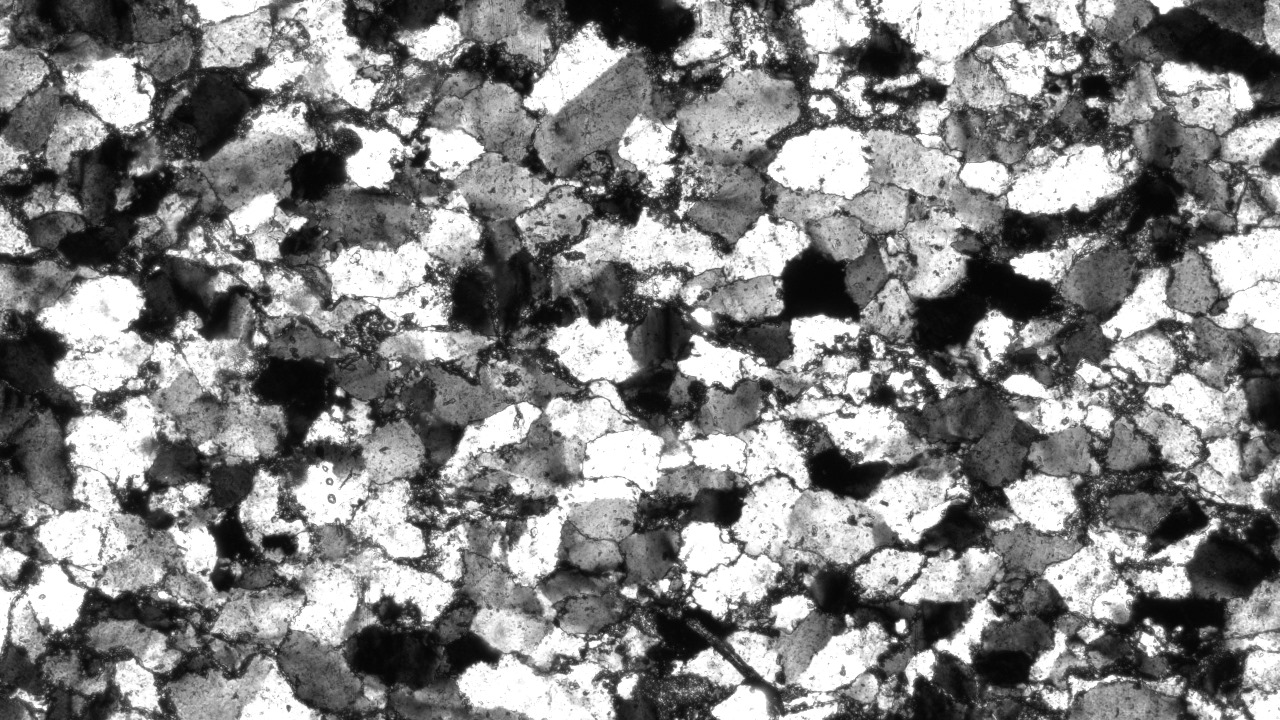
#> input picture 0.jpeg, 1280 x 720 px, found by its file name
$ python hist.py
#> lines starting #> are read from the running program, lines starting #| are printed output that depends on the picture
import cv2 as cv
import matplotlib.pyplot as plt
import numpy as np

img = cv.imread("0.jpeg", cv.IMREAD_GRAYSCALE)
#> img is the input picture: shape (720, 1280); min 0, max 255, mean 130.6
img_gb = cv.GaussianBlur(img, (27,27),35)
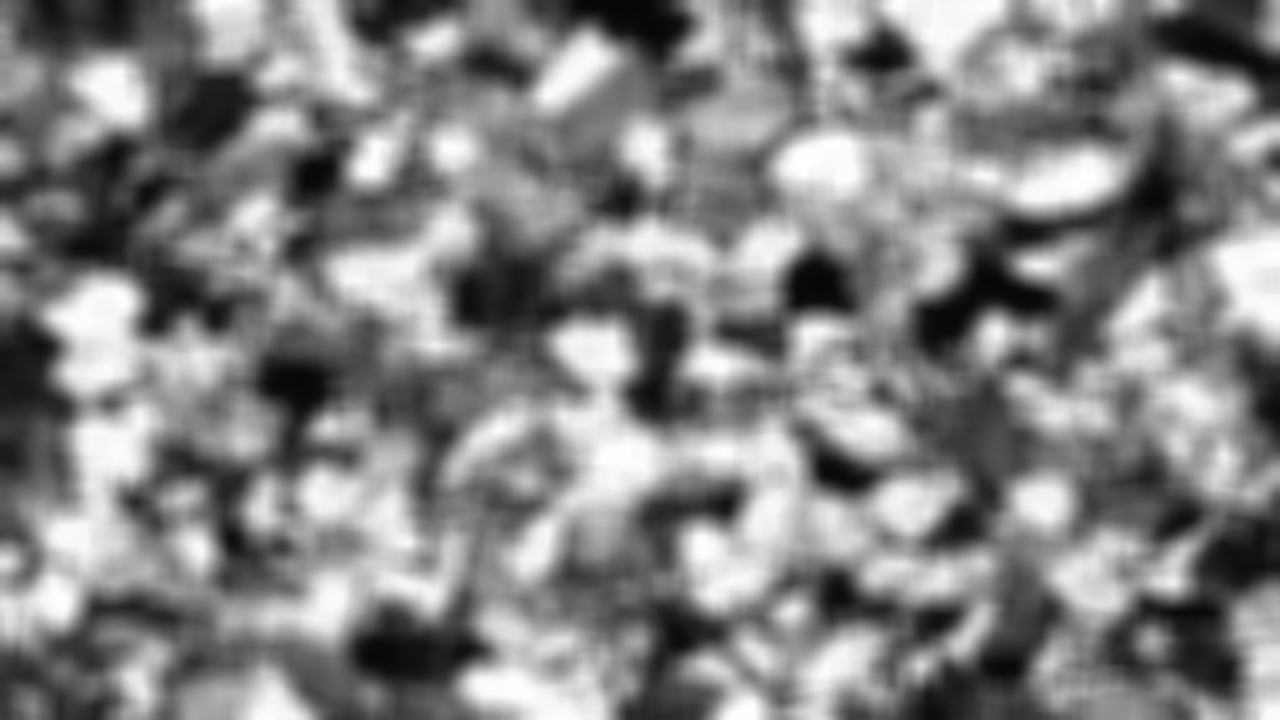
#> img_gb: shape (720, 1280); min 6, max 255, mean 130.6
y, x, _ = plt.hist(img_gb.flatten(), bins=100)
#> y = 100 values, max 15813 at index 42, min 2809 at index 3, mean 9216; x = 101 values from 6 to 255
for i in range(1,99):
    if(y[i]>y[i-1]):
        img_gb[np.logical_and(img_gb>=x[i-1], img_gb<=x[i])] = (x[i]+x[i+1])/2

plt.figure()
y, x, _ = plt.hist(img_gb.flatten(), bins=100)
#> y = 100 values, max 34575 at index 50, min 0 at index 1, mean 9216; x = 101 values from 11 to 255
for i in range(1,99):
    if(y[i]<y[i-1]):
        img_gb[np.logical_and(img_gb>=x[i], img_gb<=x[i+1])] = (x[i]+x[i-1])/2

plt.figure()
plt.imshow(img_gb, cmap="gray")
plt.figure()
plt.hist(img_gb.flatten(), bins=100)
# plt.show()
cv.imwrite("5.png", img_gb)
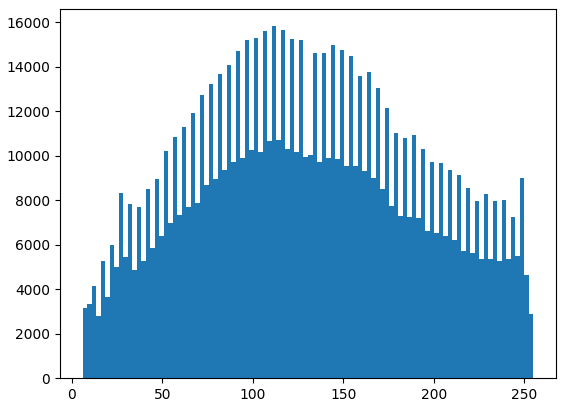
#> figure drawn by matplotlib, 1 panel; tallest bar 15813 high, from x = 110.6 to 113.1
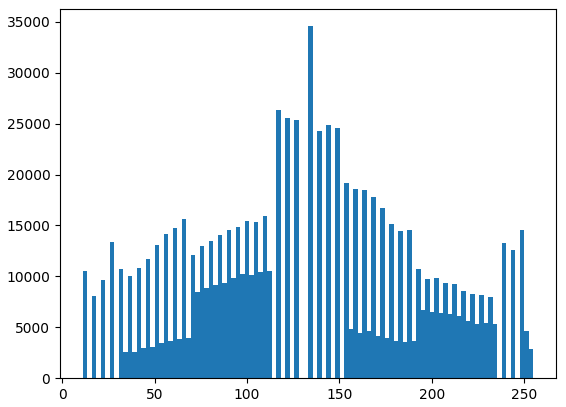
#> figure drawn by matplotlib, 1 panel; tallest bar 34575 high, from x = 133 to 135.4
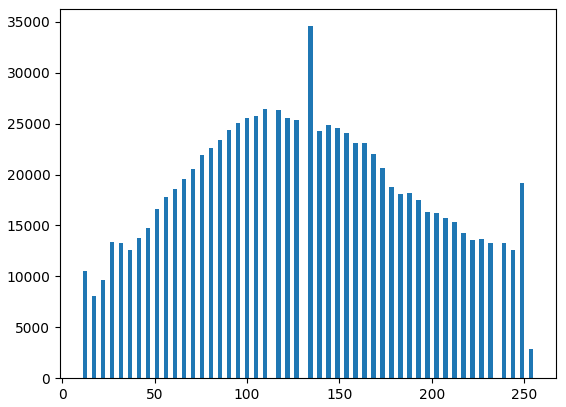
#> figure drawn by matplotlib, 1 panel; tallest bar 34575 high, from x = 133 to 135.4

$ run again, with seg.png saved as 0.jpeg
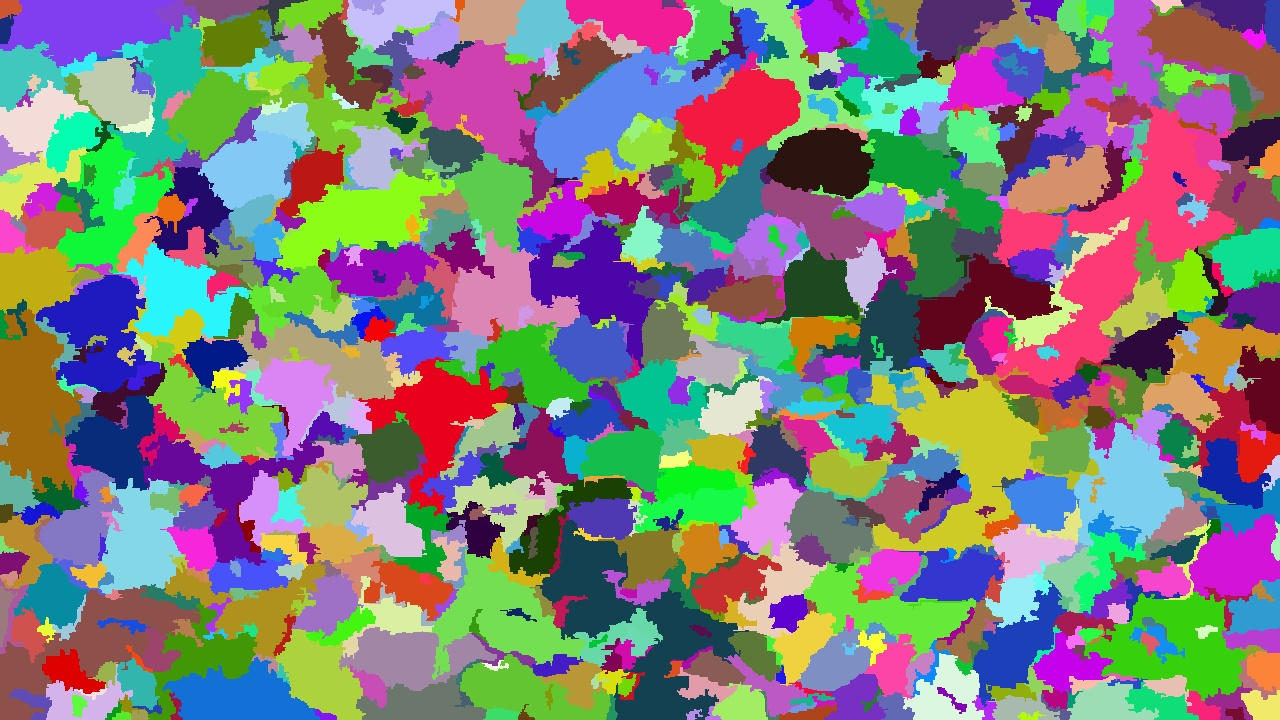
#> input picture seg.png, 1280 x 720 px, found by its file name
#> `img_gb = cv.GaussianBlur(img, (27,27),35)`:
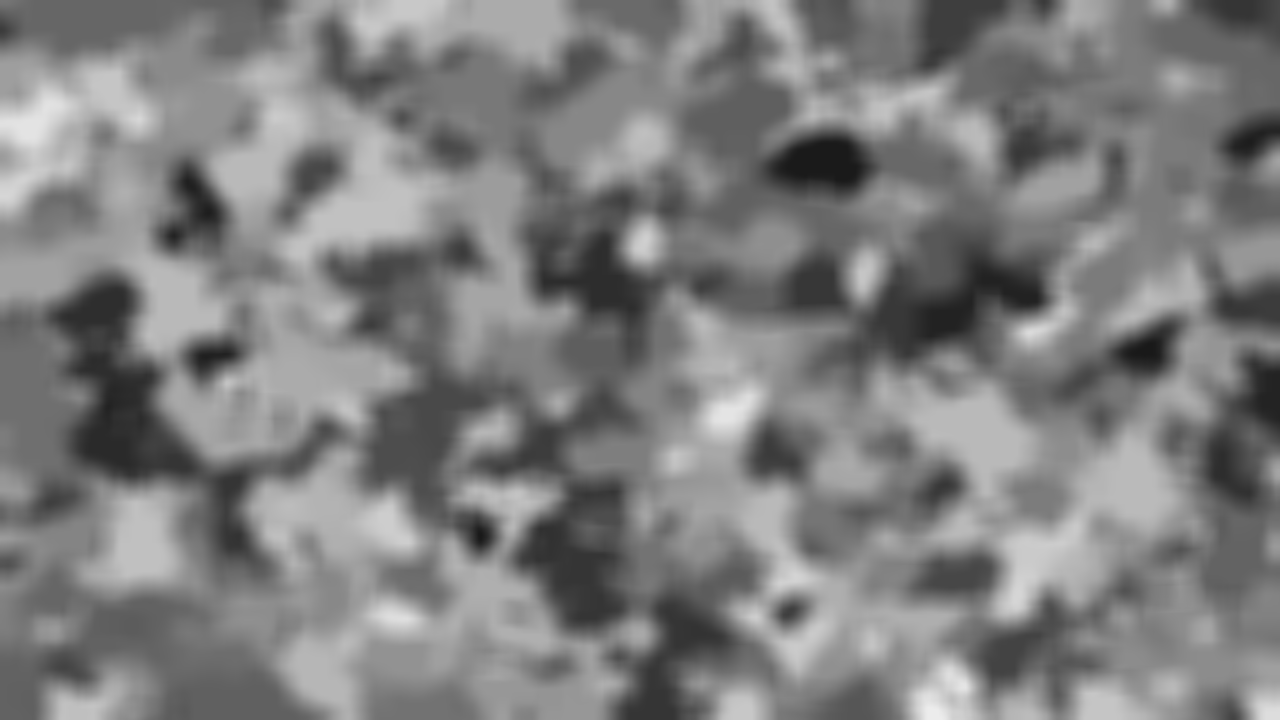
#> img_gb: shape (720, 1280); min 25, max 236, mean 126.3
#> `y, x, _ = plt.hist(img_gb.flatten(), bins=100)`: y = 100 values, max 30272 at index 36, min 38 at index 97, mean 9216; x = 101 values from 25 to 236
#> `y, x, _ = plt.hist(img_gb.flatten(), bins=100)`: y = 100 values, max 67557 at index 33, min 0 at index 1, mean 9216
#> `cv.imwrite("5.png", img_gb)`:
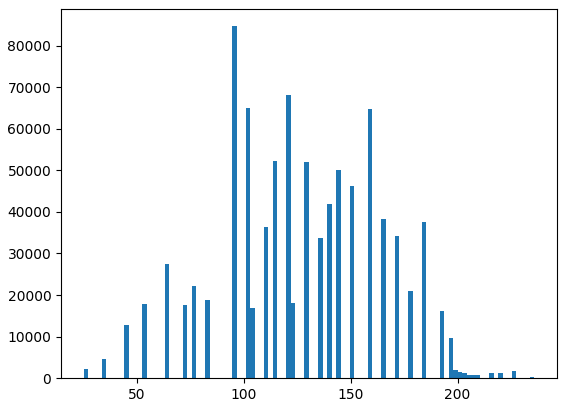
#> figure drawn by matplotlib, 1 panel; tallest bar 84660 high, from x = 94.63 to 96.74
